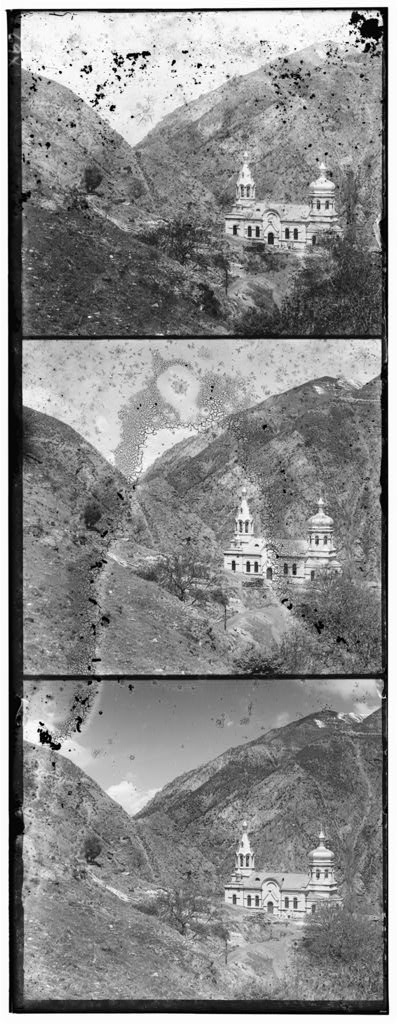
#> input picture 1/media/data/00056v.jpg, 398 x 1024 px; its folder holds only this picture in this run
$ python main.py   (older library calls are emulated)
#> lines starting #> are read from the running program, lines starting #| are printed output that depends on the picture
import os
import glob
import cv2
import numpy as np

def read_image(file_path):
    img = cv2.imread(file_path, cv2.IMREAD_GRAYSCALE | cv2.IMREAD_ANYDEPTH)
    img, _ = _to_float(img)
    return img

def crop_white_border(img, threshold=0.9):
    img = img[~np.all((img > threshold) | (img < 1 - threshold), axis=1)]
    img = img[:, ~np.all((img > threshold) | (img < 1 - threshold), axis=0)]
    return img

def crop_black_border(img, threshold=0.04):
    img = img[~np.all((img < threshold) | (img > 1 - threshold), axis=1)]
    img = img[:, ~np.all((img < threshold) | (img > 1 - threshold), axis=0)]
    return img

def split_image(img):
    h, w = img.shape[:2]
    third = h // 3
    remainder = h % 3
    if remainder == 1:
        img = img[:-1, :]
    elif remainder == 2:
        img = img[:-2, :]
    top_third = img[:third, :]
    middle_third = img[third:2*third, :]
    bottom_third = img[2*third:, :]
    return top_third, middle_third, bottom_third

def crop_images(img1, img2, img3):
    imgs = [img1, img2, img3]
    return [crop_image(img) for img in imgs]

def crop_image(img, crop_ratio=0.10):
    height, width = img.shape[:2]
    crop_h = int(height * crop_ratio)
    crop_w = int(width * crop_ratio)
    img_cropped = img[crop_h:height-crop_h, crop_w:width-crop_w]
    return img_cropped

def merge_images(img1, img2, img3):
    return np.dstack((img1, img2, img3))

def align_channels(img1, img2, img3, algorithm='ncc', shift_size=15, initial_shifts=None, use_edges=False):
    if initial_shifts is None:
        initial_shifts = [(0, 0), (0, 0)]

    imgs = [img2, img3]
    ref = edge_map(img1) if use_edges else img1
    search_imgs = [edge_map(im) for im in imgs] if use_edges else imgs

    cropped_ref = crop_image(ref, crop_ratio=0.10)
    shifts = np.arange(-int(shift_size), int(shift_size) + 1)
    final_imgs = [img1]
    best_shifts = []

    for i, (img, search_img) in enumerate(zip(imgs, search_imgs)):
        best_val = -np.inf
        best_shift = None
        for x in shifts:
            for y in shifts:
                dx = x + initial_shifts[i][0]
                dy = y + initial_shifts[i][1]
                shifted = np.roll(search_img, shift=(dy, dx), axis=(0, 1))

                if algorithm == 'ncc':
                    current_val = ncc(cropped_ref, crop_image(shifted))
                elif algorithm == 'l2':
                    current_val = L2(cropped_ref, crop_image(shifted))

                if current_val > best_val:
                    best_val = current_val
                    best_shift = (dx, dy)

        best_shifts.append(best_shift)
        final_imgs.append(np.roll(img, shift=best_shift[::-1], axis=(0, 1)))

    return final_imgs[0], final_imgs[1], final_imgs[2], best_shifts

def ncc(img1, img2):
    a = img1.astype(np.float64)
    b = img2.astype(np.float64)
    a = (a - a.mean()) / (a.std() + 1e-8)
    b = (b - b.mean()) / (b.std() + 1e-8)
    return np.mean(a * b)

# [13 lines left out: functions L2, process_image_single, not called in this run]

def downsample_images(img1, img2, img3, algorithm="ncc", use_edges = False):
    height, width = img1.shape[:2]
    if height < 200 or width < 200:
        img1_aligned, img2_aligned, img3_aligned, best_shifts = align_channels(img1, img2, img3, algorithm=algorithm, shift_size=15, use_edges=use_edges)
        return img1_aligned, img2_aligned, img3_aligned, best_shifts
    else:
        img1_downsampled = cv2.pyrDown(img1)
        img2_downsampled = cv2.pyrDown(img2)
        img3_downsampled = cv2.pyrDown(img3)
        img1_aligned, img2_aligned, img3_aligned, best_shifts= downsample_images(img1_downsampled, img2_downsampled, img3_downsampled, algorithm=algorithm, use_edges=use_edges)
        best_shifts[0] = (best_shifts[0][0] * 2, best_shifts[0][1] * 2)
        best_shifts[1] = (best_shifts[1][0] * 2, best_shifts[1][1] * 2)
        img1_aligned, img2_aligned, img3_aligned, best_shifts = align_channels(img1, img2, img3, algorithm=algorithm, shift_size=2, initial_shifts=best_shifts, use_edges=use_edges)
        return img1_aligned, img2_aligned, img3_aligned, best_shifts

# [21 lines left out: functions crop_from_shifts, process_image_pyramid, not called in this run]

def _to_float(img):
    if np.issubdtype(img.dtype, np.integer):
        return img.astype(np.float64) / np.iinfo(img.dtype).max, img.dtype
    return img.astype(np.float64), img.dtype

def _from_float(f, dtype):
    f = np.clip(f, 0, 1)
    if np.issubdtype(dtype, np.integer):
        return np.round(f * np.iinfo(dtype).max).astype(dtype)
    return f

def auto_contrast(img, low_pct=0, high_pct=100):
    f, dtype = _to_float(img)
    lo = np.percentile(f, low_pct)
    hi = np.percentile(f, high_pct)
    return _from_float((f - lo) / (hi - lo + 1e-8), dtype)

def gamma_correct(img, gamma=0.8):
    f, dtype = _to_float(img)
    return _from_float(f ** gamma, dtype)

# [6 lines left out: function clahe_contrast, not called in this run]

def edge_map(img):
    img = img.astype(np.float64)
    gx = cv2.Sobel(img, cv2.CV_64F, 1, 0, ksize=3)
    gy = cv2.Sobel(img, cv2.CV_64F, 0, 1, ksize=3)
    return np.sqrt(gx**2 + gy**2)

def process_image_gradient(file_path, algorithm="ncc"):
    img = read_image(file_path)
    img = crop_white_border(img, threshold=0.78)
    img = crop_black_border(img, threshold=0.22)
    b, g, r = split_image(img)
    b_aligned, g_aligned, r_aligned, best_shifts = downsample_images(b, g, r, algorithm=algorithm, use_edges=True)
    final_img = merge_images(b_aligned, g_aligned, r_aligned)

    return final_img, best_shifts

def _border_depth(profile, band, run, window, tol=0.15, dark=0.1, bright=0.95):
    good_run = 0
    for i in range(band):
        inner = np.median(profile[i + run:i + run + window], axis=0)
        line = profile[i]
        bad = np.any(line < dark) or np.any(line > bright) or np.any(np.abs(line - inner) > tol)
        good_run = 0 if bad else good_run + 1
        if good_run == run:
            return i - run + 1
    return band

def auto_crop(img, band_ratio=0.12, margin_ratio=0.005):
    f = img.astype(np.float64)
    h, w = f.shape[:2]
    rows, cols = f.mean(axis=1), f.mean(axis=0)
    bh, bw = int(h * band_ratio), int(w * band_ratio)
    rh, rw = max(3, h // 100), max(3, w // 100)
    wh, ww = max(10, h // 30), max(10, w // 30)
    depths = [_border_depth(rows, bh, rh, wh), _border_depth(rows[::-1], bh, rh, wh),
              _border_depth(cols, bw, rw, ww), _border_depth(cols[::-1], bw, rw, ww)]
    mh, mw = max(1, int(h * margin_ratio)), max(1, int(w * margin_ratio))
    top, bottom, left, right = [d + m if d else 0 for d, m in zip(depths, (mh, mh, mw, mw))]
    return img[top:h - bottom, left:w - right]

def bells_and_whistles(image, best_shifts):
    # image = crop_from_shifts(image, best_shifts)
    image = auto_crop(image)
    image = auto_contrast(image, low_pct=5, high_pct=95)
    # image = _from_float(image, np.dtype(np.uint8))
    # image = clahe_contrast(image)
    return image

def main():
    script_dir = os.path.dirname(os.path.abspath(__file__))
    data_dir = os.path.join(script_dir, 'media/data')
    results_dir = os.path.join(script_dir, 'media/results')
    os.makedirs(results_dir, exist_ok=True)
    algorithm = "ncc"
    for file_path in sorted(glob.glob(os.path.join(data_dir, '*.jpg'))):
        # merged_image = process_image_single(file_path, algorithm=algorithm)
        # merged_image, best_shifts = process_image_pyramid(file_path, algorithm=algorithm)
        merged_image, best_shifts = process_image_gradient(file_path, algorithm=algorithm)
#> in read_image, img is the input picture: shape (1024, 398); min 0, max 255, mean 138.2
#> in edge_map, `return np.sqrt(gx**2 + gy**2)`:
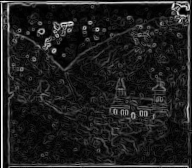
#> returned value: shape (168, 192) float64; min 0, max 3.55, mean 0.447; drawn with min black and max white
#> in align_channels, `search_imgs = [edge_map(im) for im in imgs] if use_edges else imgs`: search_imgs = 2 items
#> the loop in align_channels, `for i, (img, search_img) in enumerate(zip(imgs, search_imgs)):` made 2 passes
#> pass 1, in crop_image (call 3), `img_cropped = img[crop_h:height-crop_h, crop_w:width-crop_w]`:
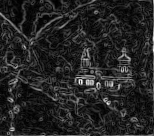
#> img_cropped: shape (136, 154) float64; min 0.0023, max 2.39, mean 0.346; drawn with min black and max white
#> after the loop in align_channels, `for i, (img, search_img) in enumerate(zip(imgs, search_imgs)):`:
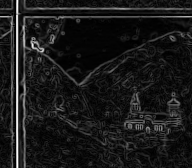
#> shifted: shape (168, 192) float64; min 0, max 3.58, mean 0.359; drawn with min black and max white
#> call 2 of align_channels, with algorithm = 'ncc', shift_size = 2, use_edges = True
#> the loop in align_channels (call 2), `for i, (img, search_img) in enumerate(zip(imgs, search_imgs)):` made 2 passes
#> after the loop in align_channels (call 2), `for i, (img, search_img) in enumerate(zip(imgs, search_imgs)):`:
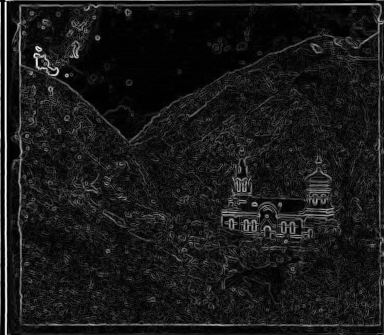
#> shifted: shape (335, 384) float64; min 0, max 3.95, mean 0.389; drawn with min black and max white
#> in downsample_images, `img1_aligned, img2_aligned, img3_aligned, best_shifts = align_channels..`:
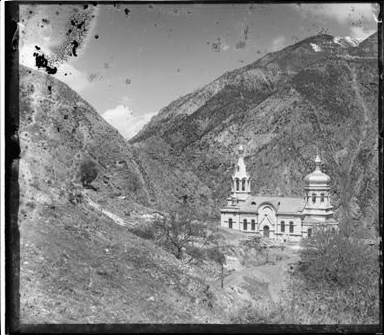
#> img3_aligned: shape (335, 384) float64; min 0, max 1, mean 0.503
        final_image = bells_and_whistles(merged_image, best_shifts)
#> in auto_crop, `return img[top:h - bottom, left:w - right]`:
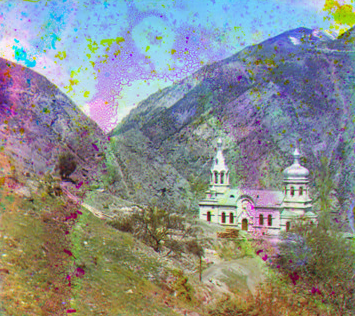
#> returned value: shape (316, 355, 3) float64; mean of channels 0, 1, 2 0.551, 0.553, 0.538; drawn as B, G, R
#> in _from_float, `f = np.clip(f, 0, 1)`:
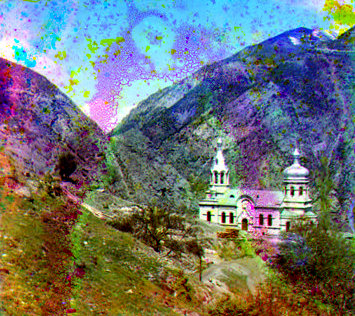
#> f: shape (316, 355, 3) float64; mean of channels 0, 1, 2 0.457, 0.458, 0.434; drawn as B, G, R
        output_path = os.path.join(results_dir, os.path.basename(file_path))
        cv2.imwrite(output_path, _from_float(final_image, np.dtype(np.uint8)))
        print(f'Saved {output_path}')

    for file_path in sorted(glob.glob(os.path.join(data_dir, '*.tif'))):
            # merged_image = process_image_single(file_path, algorithm=algorithm)
            # merged_image, best_shifts = process_image_pyramid(file_path, algorithm=algorithm)
            merged_image, best_shifts = process_image_gradient(file_path, algorithm=algorithm)
            final_image = bells_and_whistles(merged_image, best_shifts)
            output_path = os.path.join(results_dir, os.path.basename(file_path))
            cv2.imwrite(output_path, _from_float(final_image, np.dtype(np.uint16)))
            print(f'Saved {output_path}')


if __name__ == "__main__":
    main()

$ run again, on 1/media/data/01164v.jpg
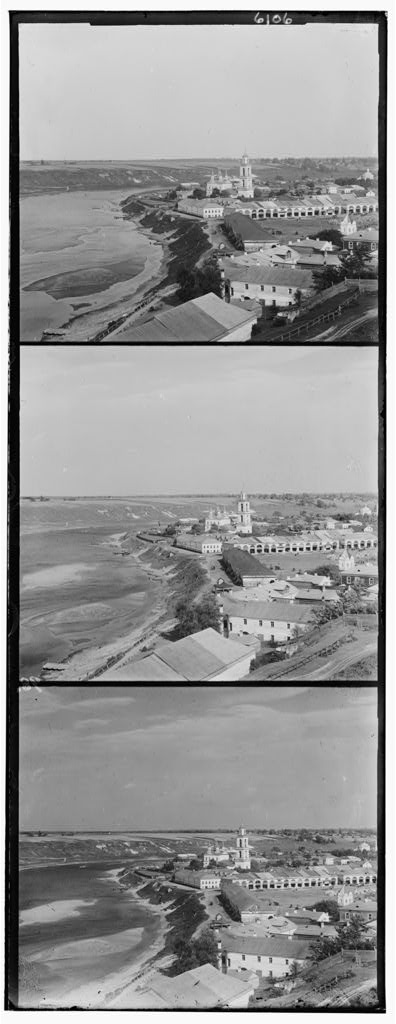
#> input picture 1/media/data/01164v.jpg, 396 x 1024 px
#> in read_image, img is the input picture: shape (1024, 396); min 0, max 255, mean 148
#> search_imgs = 2 items
#> the loop in align_channels, `for i, (img, search_img) in enumerate(zip(imgs, search_imgs)):` made 2 passes
#> pass 1, in crop_image (call 3), `img_cropped = img[crop_h:height-crop_h, crop_w:width-crop_w]`:
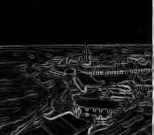
#> img_cropped: shape (135, 154) float64; min 0, max 2.64, mean 0.255; drawn with min black and max white
#> gx: shape (334, 384) float64
#> gy: shape (334, 384) float64
#> the loop in align_channels (call 2), `for i, (img, search_img) in enumerate(zip(imgs, search_imgs)):` made 2 passes
#> in _from_float, `f = np.clip(f, 0, 1)`:
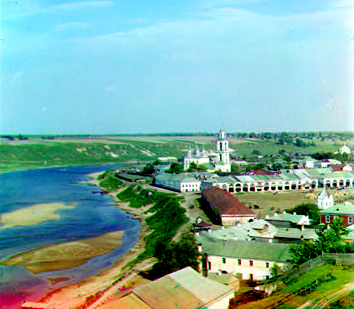
#> f: shape (309, 354, 3) float64; mean of channels 0, 1, 2 0.63, 0.674, 0.499; drawn as B, G, R

$ run again, on 1/media/data/01522v.jpg
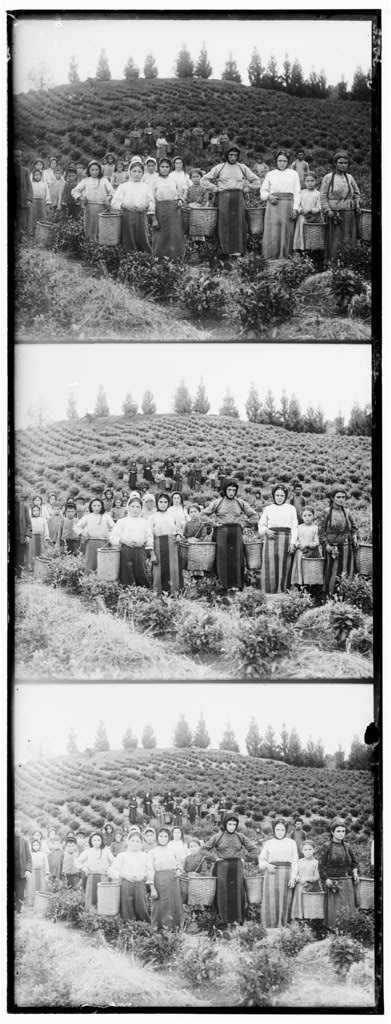
#> input picture 1/media/data/01522v.jpg, 391 x 1024 px
#> in read_image, img is the input picture: shape (1024, 391); min 0, max 255, mean 148.2
#> search_imgs = 2 items
#> the loop in align_channels, `for i, (img, search_img) in enumerate(zip(imgs, search_imgs)):` made 2 passes
#> gx: shape (334, 379) float64
#> gy: shape (334, 379) float64
#> the loop in align_channels (call 2), `for i, (img, search_img) in enumerate(zip(imgs, search_imgs)):` made 2 passes
#> in _from_float, `f = np.clip(f, 0, 1)`:
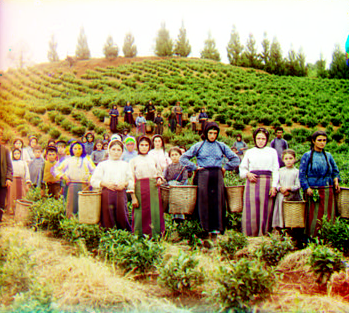
#> f: shape (313, 349, 3) float64; mean of channels 0, 1, 2 0.393, 0.585, 0.63; drawn as B, G, R
